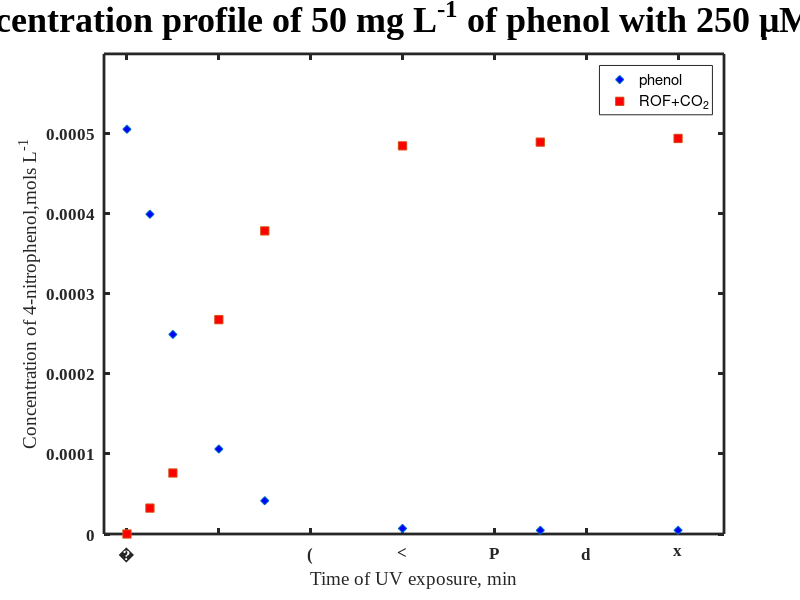

Write the MATLAB code that produced this figure.
function c_exp = TiO2_exp_data
%phenol 250mM Cu
x(1, :) = [0 5 10 20 30 60 90 120];
y(1, :) = [5.058e-4 3.996e-4 2.494e-4 1.062e-4 4.158e-5 6.929e-6 4.619e-6 4.619e-6];
xx(1, :) = [0:1:120];
yy(1, :)=spline(x(1,:),y(1,:),xx(1,:));
c_exp(1, :)=yy(1,:);
plot(x(1,:),y(1,:),'d','MarkerFaceColor','blue'); 
hold on
%ROF 250mM Cu
x(2,:) = [0 5 10 20 30 60 90 120];
y(2,:) = [0 3.234e-5 7.622e-5 2.679e-4 3.788e-4 4.851e-4 4.897e-4 4.943e-4];
xx(2,:) = [0:1:120];
yy(2,:)=spline(x(2,:),y(2,:),xx(2,:));
c_exp(2,:)=yy(2,:);
plot(x(2,:),y(2,:),'s','MarkerFaceColor','red');
hold on


 %graph appearance 
set(gca,'fontname','times new roman');
 legend('phenol','ROF+CO_{2}');
 set(gca,'XTickLabel',{0,20,40,60,80,100,120},'fontsize',12,'Fontweight','Bold');
 set(gca,'linewidth',2) ;
 xlim([-5,130]);
 ylim([0 6e-4]);
 set(xlabel('Time of UV exposure, min','FontSize',14,'FontWeight','normal'));
set( ylabel('Concentration of 4-nitrophenol,mols L^{-1}','FontSize',14,'FontWeight','normal'));
 title('Concentration profile of 50 mg L^{-1} of phenol with 250 \muM Cu^{6+}','fontname','times new roman','FontSize',26);
